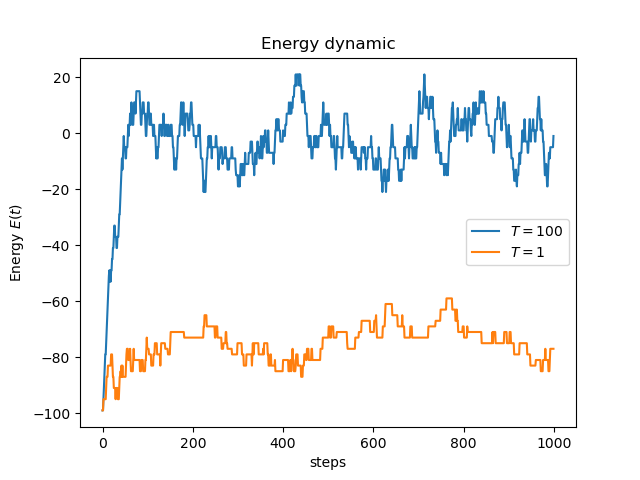

Here is the Python script that generated this plot:
""" From "A SURVEY OF COMPUTATIONAL PHYSICS", Python eBook Version
   by RH Landau, MJ Paez, and CC Bordeianu
   Copyright Princeton University Press, Princeton, 2011; Book  Copyright R Landau, 
   Oregon State Unv, MJ Paez, Univ Antioquia, C Bordeianu, Univ Bucharest, 2011.
   Support by National Science Foundation , Oregon State Univ, Microsoft Corp
   
   Adapted by Lev Kaplan 2019"""  

from pylab import *
from random import *

N     = 100                                         # number of spins
J     = 1                        # Exchange energy (J>0 ferromagnetic)
k     = 1.                                            # Boltmann constant

seed()                                     # Seed random generator

def energy (S):                                 # Method to calc energy
    sum = 0.                       # Sum  energy (interaction term only)
    for  i in range(0,N-1):    # i goes from 0 to N-2
        sum += S[i]*S[i+1]
    return -J*sum

def energy_dynanics (T):

    state = array([+1] * N)  # spin state: +1 up or -1 (down)
    # start with all spins up

    upspinsx = []  # record up and down spins for plot
    downspinsx = []
    upspinst = []
    downspinst = []

    ES = energy(state)  # energy of initial state
    mag = sum(state)  # initial magnetization
    E = []
    E.append(ES)
    # Here is the Metropolis algorithm

    for j in range(1, 5000):  # was 200 steps
        for i in range(0, N):
            if state[i] == 1:
                upspinsx.append(i)  # record position and "time" for each up spin
                upspinst.append(j)
            else:
                downspinsx.append(i)  # and for each down spin
                downspinst.append(j)
        r = int(N * random());  # randomly choose which spin to flip
        state[r] *= -1  # temporarily flip that spin
        ET = energy(state)  # finds energy of the test config.
        p = exp((ES - ET) / (k * T))  # test with Boltzmann factor
        if p < random():  # reject change
            state[r] *= -1  # go back
        else:
            E.append(ES)
            ES = ET  # update energy and magnetization
            mag = sum(state)
    return (E)


E100 = 	energy_dynanics(100.)
E1 = energy_dynanics(1.)
title('Energy dynamic')
plot(E100[:1000], label=r'$T=100$')
plot(E1[:1000], label=r'$T=1$')
xlabel('steps')
ylabel(r'Energy $E(t)$')
legend(loc='center right')
savefig('05_02.png')
show()